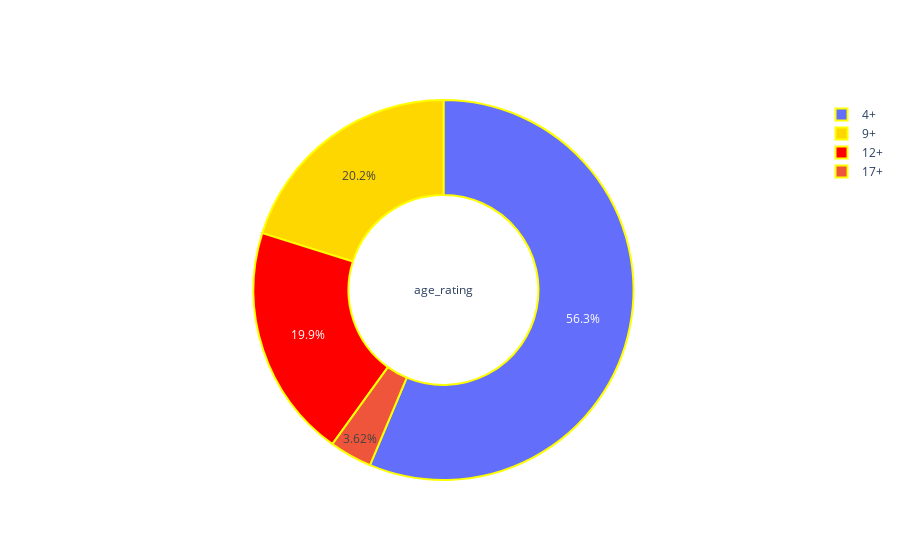

Here is the notebook cell this chart was saved with:
### Markdown cell above
# AGE RATING FACTOR

### Code cell
#AGE RATING FACTOR
'''A Function To Plot Pie Plot using Plotly'''
'''Takes time to load, click on run twice'''
from IPython.display import Markdown
def bold(string):
    display(Markdown(string))
def pie_plot(cnt_srs, colors, title):
    labels=cnt_srs.index
    values=cnt_srs.values
    trace = go.Pie(labels=labels, 
                   values=values, 
                   title=title, 
                   hoverinfo='percent+value', 
                   textinfo='percent',
                   textposition='inside',
                   hole=0.5,
                   showlegend=True,
                   marker=dict(colors=colors,
                               line=dict(color='yellow',
                                         width=2),
                              )
                  )
    return trace

bold('**MOST OF THE APPS HAVE 4+ AGE RATING**')
py.iplot([pie_plot(user['age_rating'].value_counts(), ['lightlime', 'gold', 'red'], 'age_rating')])

### Figure 1 — Plotly figure (JSON) as saved in the notebook; plotly's stock layout.template omitted (floating-point values rounded to 4 significant figures)
{"data": [{"hole": 0.5, "hoverinfo": "percent+value", "labels": ["4+", "9+", "12+", "17+"], "marker": {"colors": ["lightlime", "gold", "red"], "line": {"color": "yellow", "width": 2}}, "showlegend": true, "textinfo": "percent", "textposition": "inside", "title": {"text": "age_rating"}, "type": "pie", "values": [2850, 1020, 1007, 183]}], "layout": {}}
